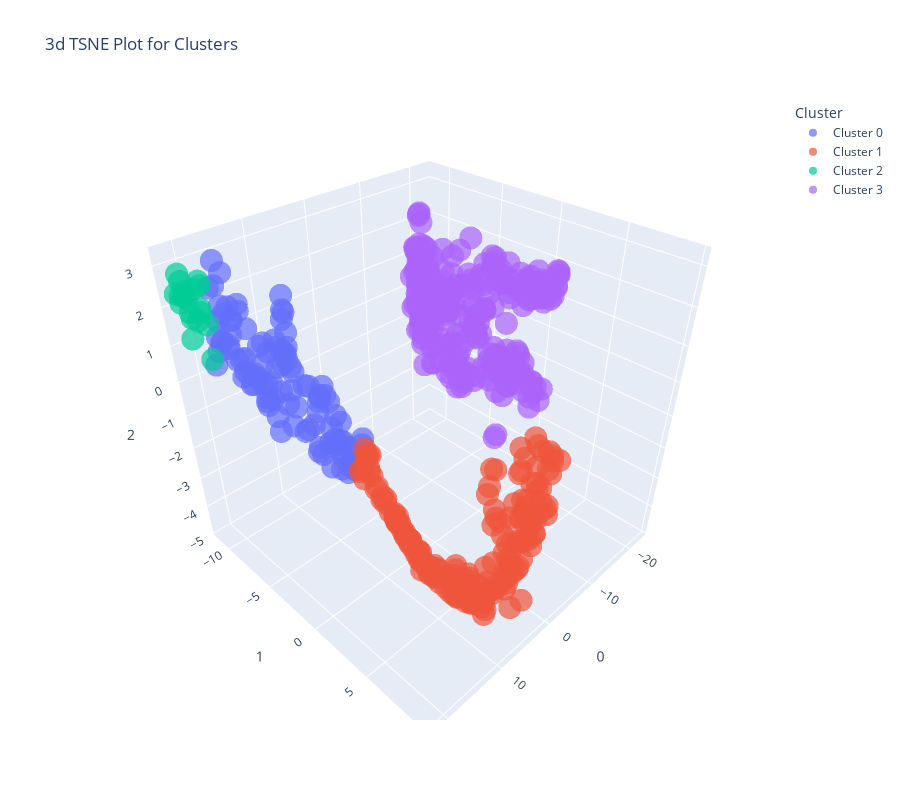

Notebook code for this chart:
### Markdown cell above
Now use non-linear dimensionality reduction techniques like tsne, umap to plot the clusters from kmeans.

### Code cell
plot_model(kmeans_4, plot = 'tsne')

### Figure 1 — Plotly figure (JSON) as saved in the notebook; plotly's stock layout.template omitted (floating-point values rounded to 4 significant figures; data arrays with more than 128 entries replaced by an {"elided": "..."} marker saying what was removed)
{"data": [{"customdata": [[null], [null], [null], [null], [null], [null], [null], [null], [null], [null], [null], [null], [null], [null], [null], [null], [null], [null], [null], [null], [null], [null], [null], [null], [null], [null], [null], [null], [null], [null], [null], [null], [null], [null], [null], [null], [null], [null], [null], [null], [null], [null], [null], [null], [null], [null], [null], [null], [null], [null], [null], [null], [null], [null], [null], [null], [null], [null], [null], [null], [null], [null], [null], [null], [null], [null], [null], [null], [null], [null], [null], [null], [null], [null], [null], [null], [null], [null], [null], [null], [null], [null], [null], [null], [null], [null], [null], [null], [null], [null], [null], [null], [null], [null], [null], [null], [null], [null], [null], [null], [null]], "hovertemplate": "Cluster=Cluster 0<br>0=%{x}<br>1=%{y}<br>2=%{z}<br>Feature=%{customdata[0]}<extra></extra>", "legendgroup": "Cluster 0", "marker": {"color": "#636efa", "opacity": 0.7, "symbol": "circle"}, "mode": "markers", "name": "Cluster 0", "scene": "scene", "showlegend": true, "type": "scatter3d", "x": [17.08, 12.55, 12.88, 12.32, 15.7, 18.56, 12.67, 15.16, 11.85, 19.3, 16.28, 17.64, 17.52, 16.86, 11.7, 14.08, 18.22, 13.89, 16.99, 13.42, 13.99, 14.11, 16.57, 17.18, 16.26, 12.2, 13.75, 12.29, 14.32, 13.92, 15.55, 13.24, 11.91, 14.34, 18.36, 10.94, 15.07, 13.66, 18.25, 11.57, 14.32, 14.99, 16.15, 17.5, 11.52, 16.45, 14.86, 12.96, 12.31, 16.94, 15.92, 16.01, 17.89, 12.35, 13.9, 12.94, 11.51, 12.32, 16.19, 17.2, 17.16, 17.23, 11.62, 11.72, 11.85, 13.16, 17.18, 12.38, 15.33, 14.79, 16.98, 14.32, 18.33, 12.33, 17.76, 13.36, 15.8, 9.271, 17.48, 17.87, 11.81, 14.48, 13.41, 16.52, 16.27, 12.79, 11.25, 14.4, 17.45, 13.19, 13.67, 16.45, 9.649, 13.69, 15.88, 17.88, 11.9, 13.51, 15.84, 18.76, 13.82], "y": [-9.729, -4.273, -4.197, -1.972, -7.798, -10.1, -2.353, -7.288, -1.987, -10.18, -7.235, -9.734, -9.008, -8.055, -3.801, -4.624, -10.07, -6.281, -8.167, -6.581, -6.327, -6.528, -8.01, -8.541, -7.134, -2.364, -5.803, -4.29, -5.817, -6.182, -7.009, -5.13, -2.792, -5.43, -10.4, -1.935, -6.414, -3.552, -9.856, -1.675, -6.389, -5.523, -7.2, -9.375, -3.346, -8.954, -5.947, -6.674, -3.353, -8.303, -7.307, -6.317, -9.479, -2.848, -3.814, -4.908, -2.405, -2.673, -7.546, -9.487, -9.293, -8.797, -1.687, -2.659, -4.046, -6.518, -9.322, -3.045, -7.578, -6.708, -8.606, -4.772, -9.885, -4.248, -9.896, -2.92, -6.906, -2.151, -10.09, -10.13, -4.248, -6.864, -6.326, -8.917, -8.487, -3.263, -3.062, -6.941, -8.669, -6.591, -6.266, -7.842, -2.028, -3.798, -6.552, -9.523, -1.926, -4.316, -7.592, -10.04, -5.96], "z": [2.791, -0.04068, -0.279, -1.681, 1.123, 1.221, -1.619, 1.011, -1.463, 0.5027, -0.2628, 1.8, 0.693, 0.1311, -0.0262, -0.7688, 1.63, 1.042, 0.1199, 1.837, 0.9934, 1.101, 0.4099, 0.4243, -0.351, -1.346, 0.6167, 0.1162, 0.1454, 0.8798, 0.2538, 0.3177, -0.9353, -0.2533, 2.41, -1.323, 0.06794, -1.333, 1.121, -1.589, 0.7652, -0.7527, -0.1537, 1.31, -0.3461, 2.083, -0.2197, 2.388, -0.6327, 0.3721, 0.1918, -0.9809, 0.9653, -1.02, -1.285, 0.3072, -1.076, -1.126, 0.1647, 1.993, 1.667, 0.7233, -1.6, -0.9567, 0.1209, 2.004, 1.686, -0.8973, 1.219, 0.6631, 0.768, -0.8308, 1.088, 0.06574, 1.994, -1.612, -0.165, -1.0, 3.056, 2.471, 0.3303, 1.154, 1.541, 1.917, 1.519, -1.01, -0.5111, 1.326, 0.2837, 2.062, 1.188, 0.3139, -1.118, -1.163, -0.606, 1.049, -1.542, -0.6196, 0.6615, 0.8501, 0.7249]}, {"customdata": {"elided": "181x1 null values"}, "hovertemplate": "Cluster=Cluster 1<br>0=%{x}<br>1=%{y}<br>2=%{z}<br>Feature=%{customdata[0]}<extra></extra>", "legendgroup": "Cluster 1", "marker": {"color": "#EF553B", "opacity": 0.7, "symbol": "circle"}, "mode": "markers", "name": "Cluster 1", "scene": "scene", "showlegend": true, "type": "scatter3d", "x": {"elided": "181 float values"}, "y": {"elided": "181 float values"}, "z": {"elided": "181 float values"}}, {"customdata": [[null], [null], [null], [null], [null], [null], [null], [null], [null], [null], [null], [null], [null], [null], [null], [null], [null], [null], [null]], "hovertemplate": "Cluster=Cluster 2<br>0=%{x}<br>1=%{y}<br>2=%{z}<br>Feature=%{customdata[0]}<extra></extra>", "legendgroup": "Cluster 2", "marker": {"color": "#00cc96", "opacity": 0.7, "symbol": "circle"}, "mode": "markers", "name": "Cluster 2", "scene": "scene", "showlegend": true, "type": "scatter3d", "x": [19.45, 21.16, 18.97, 19.87, 19.06, 20.69, 20.81, 19.7, 19.15, 20.46, 20.97, 20.95, 20.41, 20.46, 20.67, 21.74, 19.45, 21.29, 19.52], "y": [-10.8, -11.32, -10.75, -10.9, -10.82, -11.28, -11.36, -11.03, -10.55, -11.22, -11.04, -11.4, -11.1, -11.15, -11.3, -11.3, -10.83, -11.28, -10.35], "z": [1.812, 2.285, 2.463, 1.611, 2.567, 2.231, 2.595, 2.373, 1.509, 2.164, 1.2, 2.774, 1.689, 1.826, 2.345, 2.355, 1.906, 2.107, 0.6443]}, {"customdata": {"elided": "268x1 null values"}, "hovertemplate": "Cluster=Cluster 3<br>0=%{x}<br>1=%{y}<br>2=%{z}<br>Feature=%{customdata[0]}<extra></extra>", "legendgroup": "Cluster 3", "marker": {"color": "#ab63fa", "opacity": 0.7, "symbol": "circle"}, "mode": "markers", "name": "Cluster 3", "scene": "scene", "showlegend": true, "type": "scatter3d", "x": {"elided": "268 float values"}, "y": {"elided": "268 float values"}, "z": {"elided": "268 float values"}}], "layout": {"height": 800, "legend": {"title": {"text": "Cluster"}, "tracegroupgap": 0}, "scene": {"domain": {"x": [0, 1], "y": [0, 1]}, "xaxis": {"title": {"text": "0"}}, "yaxis": {"title": {"text": "1"}}, "zaxis": {"title": {"text": "2"}}}, "title": {"text": "3d TSNE Plot for Clusters"}, "width": 900}}
